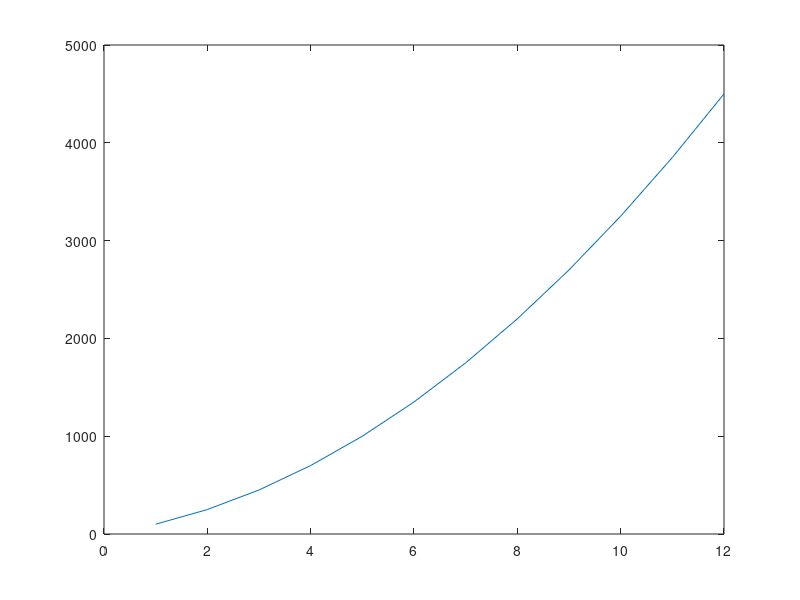

The MATLAB script that drew this image:
%% Author: Emmanuel Mati
% ELEC4490 Assignment 1

%% Pt1 Vectors and Matrices

% Column vectors/matrices declaration
v1 = [1 2 ; 3 4];
v2 = [5 6 ; 7 8];
v12 = [v1, v2];
sec = 1:1:60; 

% Accessing elements
v12(1:2, 1:3)
sec(1:3)

% Dot operations
v12.^2
v12./v12

% Inverse & Transpose
inv(v2)
v12'

% Flipping, rotating, and reshaping 
reshape(rot90(flipud(fliplr(v12))), 2, 4)

% Fuction
y = sin(2*pi*sec/60);
plot(sec, y)

%% Pt3  Loops
EarningByMonth = [1:12; 100:50:650]
TotalEarnings = [1:12; 0 : 0 : 12];

for Month = 1:length(EarningByMonth)
    TotalEarnings(2,Month) = sum(EarningByMonth(2,1:Month));
    y(Month) = sum(EarningByMonth(2,1:Month));
end

TotalEarnings
plot(TotalEarnings(1,1:12), TotalEarnings(2,1:12))

%% Pt4 Indexing and Masking
 
FirstArray = [1 0 1 0; 0 1 0 1];

% Slicing and slice shifting
SecondArray = reshape(FirstArray, 4, 2)
SecondArray(:,1)
FirstArray(1,1:4) = FirstArray(2, 1:4)

% Array as subscript
Position = [2 3 4 5];
FirstArray(Position)

% Comparison
FirstArray(:,1:2) == FirstArray(:,3:4)

% Masks
newVariable = [6 9 6 9];
mask = [true true true false];
newVariable(mask) = [100 101 102]
newVariable(mask)
Position.*mask
